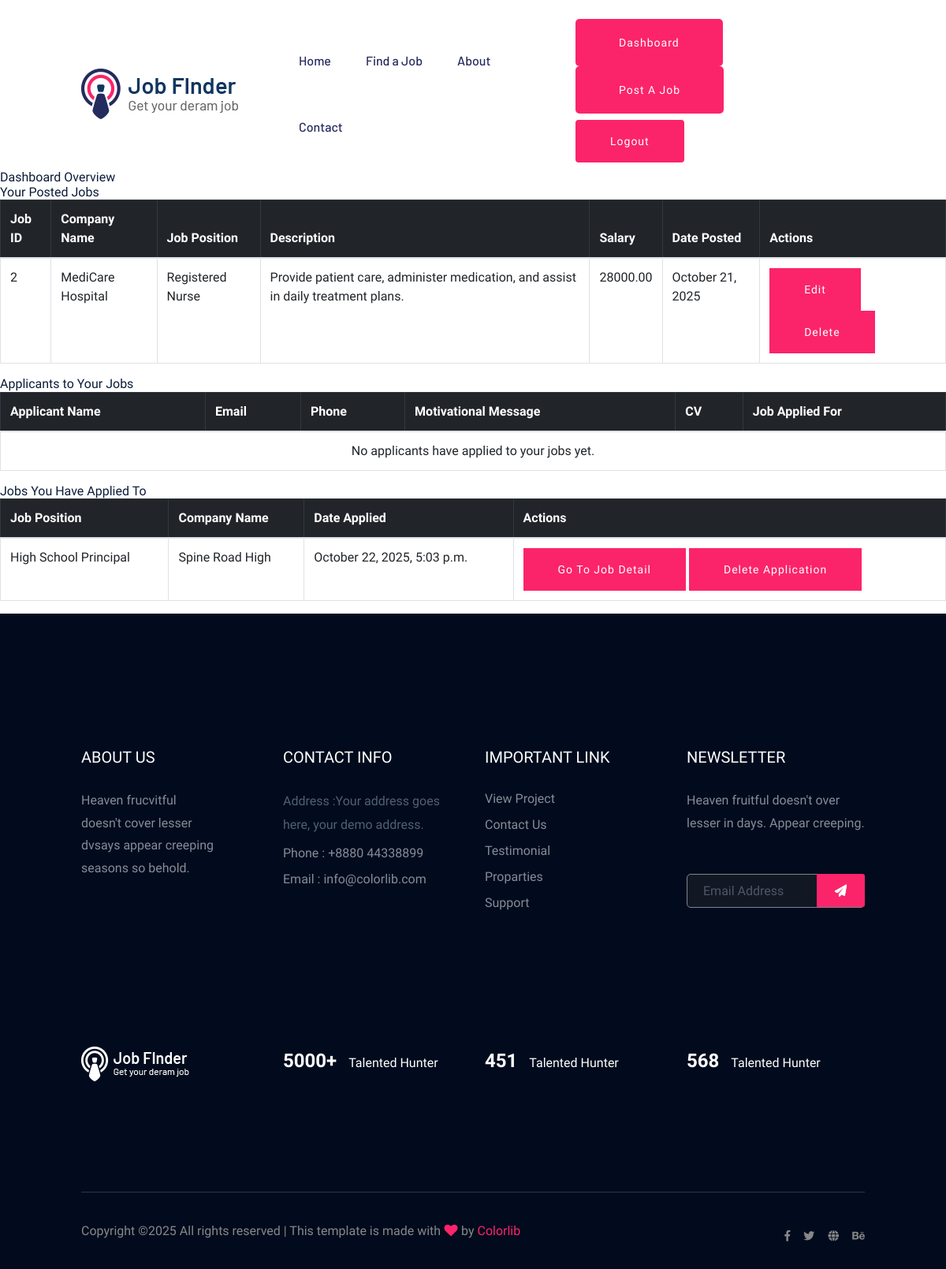
The app's page /applicant/dashboard/ (signed in) with its own data.
### Dashboard/models.py (models this page shows, shortened)
class Job(models.Model):
    JOB_CATEGORIES = [
    ('Healthcare','Healthcare'),
    ('Education','Education'),
    ('IT & Software','IT & Software'),
]
    JOB_NATURE_CHOICES = [
        ('Full Time','Full Time'),
        ('Part Time','Part Time'),
        ('Remote','Remote'),
        ('Freelance','Freelance'),
    ]
    category = models.CharField(max_length=50, choices=JOB_CATEGORIES, blank=True, null=True)
    job_position = models.CharField(max_length=255)
    description = models.TextField(max_length=600)
    salary = models.DecimalField(max_digits=10, decimal_places=2)
    date_posted = models.DateField(auto_now_add=True)
    company_name = models.CharField(max_length=255)
    city_location = models.CharField(max_length=255, blank=True, null=True)
    vacancy = models.PositiveIntegerField(default=1)
    job_nature = models.CharField(max_length=20,choices=JOB_NATURE_CHOICES, blank=True, null=True)
    application_deadline = models.DateField(blank=True, null=True)
    company_description = models.TextField(blank=True, null=True)
    website = models.URLField(blank=True, null=True)
    company_email = models.EmailField(blank=True, null=True)
    skills = models.TextField(blank=True, null=True, help_text ="Comma-seperated list of skills")
    experience = models.TextField(blank=True, null=True, help_text ="Comma-seperated list of skills")
    posted_by = models.ForeignKey(User, on_delete=models.CASCADE,  blank=True, null=True)
    is_filled = models.BooleanField(default=False)

### employee/models.py (models this page shows, shortened)
class JobApplication(models.Model):
    job = models.ForeignKey('Dashboard.Job', on_delete=models.CASCADE, related_name='employee_applications')
    applicant = models.ForeignKey(User, on_delete=models.CASCADE)  # many-to-one relationship.Links a job application to the user who applied.
    full_name = models.CharField(max_length=255)
    email = models.EmailField()
    phone = models.CharField(max_length=20)
    motivational = models.TextField(blank=True, null=True)
    curriculum_vitae = models.FileField(upload_to='cvs/')
    created_at = models.DateTimeField(auto_now_add=True)
    class Meta:
        unique_together = ('job', 'applicant')  # prevent duplicate applications

### employee/views.py (the view)
# urls.py: path('', views.dashboard_overview, name='overview'),  # dashboard homepage with all tables
@login_required
def dashboard(request):
    user = request.user
    my_jobs = Job.objects.filter(posted_by=user)
    applicants = JobApplication.objects.filter(job__in=my_jobs)
    applied_jobs = JobApplication.objects.filter(applicant=user)
    context = {
        'my_jobs': my_jobs,
        'applicants': applicants,
        'applied_jobs': applied_jobs,
    }
    return render(request, 'dashboard/overview.html', context)

### Dashboard/templates/dashboard/overview.html (shortened to what this page needs)
{% extends "base.html" %}
{% block content %}
<h2>Dashboard Overview</h2>
<h3>Your Posted Jobs</h3>
<table class="table table-bordered">
  <thead class="table-dark">
    <tr>
      <th>Job ID</th>
      <th>Company Name</th>
      <th>Job Position</th>
      <th>Description</th>
      <th>Salary</th>
      <th>Date Posted</th>
      <th>Actions</th>
    </tr>
  </thead>
  <tbody>
    {% if my_jobs %}
      {% for job in my_jobs %}
        <tr>
          <td>{{ job.id }}</td>
          <td>{{ job.company_name }}</td>
          <td>{{ job.job_position }}</td>
          <td>{{ job.description }}</td>
          <td>{{ job.salary }}</td>
          <td>{{ job.date_posted|date:"F j, Y" }}</td>
          <td>
            <a href="{% url 'dashboard:update' pk=job.id %}" class="btn btn-success btn-sm">Edit</a>
            <form action="{% url 'dashboard:delete' pk=job.id %}" method="POST" style="display:inline;">
              <button type="submit" class="btn btn-danger btn-sm" onclick="return confirm('Are you sure you want to delete this job?');">Delete</button>
            </form>
          </td>
        </tr>
      {% endfor %}
    {% else %}
      <tr>
        <td colspan="7" class="text-center">You haven't posted any jobs yet.</td>
      </tr>
    {% endif %}
  </tbody>
</table>
<h3>Applicants to Your Jobs</h3>
<table class="table table-bordered">
  <thead class="table-dark">
    <tr>
      <th>Applicant Name</th>
      <th>Email</th>
      <th>Phone</th>
      <th>Motivational Message</th>
      <th>CV</th>
      <th>Job Applied For</th>
    </tr>
  </thead>
  <tbody>
    {% if applicants %}
      {% for app in applicants %}
        <tr>
          <td>{{ app.full_name }}</td>
          <td>{{ app.email }}</td>
          <td>{{ app.phone }}</td>
          <td>{{ app.motivational|linebreaks }}</td>
          <td>
            {% if app.curriculum_vitae %}
              <a href="{{ app.curriculum_vitae.url }}" target="_blank" download>Download CV</a>
            {% else %}
              N/A
            {% endif %}
          </td>
          <td>{{ app.job.job_position }} at {{ app.job.company_name }}</td>
        </tr>
      {% endfor %}
    {% else %}
      <tr>
        <td colspan="6" class="text-center">No applicants have applied to your jobs yet.</td>
      </tr>
    {% endif %}
  </tbody>
</table>
<h3>Jobs You Have Applied To</h3>
<table class="table table-bordered">
  <thead class="table-dark">
    <tr>
      <th>Job Position</th>
      <th>Company Name</th>
      <th>Date Applied</th>
      <th>Actions</th>
    </tr>
  </thead>
  <tbody>
    {% if applied_jobs %}
      {% for app in applied_jobs %}
        <tr>
          <td>{{ app.job.job_position }}</td>
          <td>{{ app.job.company_name }}</td>
          <td>{{ app.created_at|date:"F j, Y, g:i a" }}</td>
          <td>
            <a href="{% url 'item:detail' pk=app.job.id %}" class="btn btn-warning btn-sm">Go to Job Detail</a>
            <form action="{% url 'dashboard:delete_application' pk=app.id %}" method="POST" style="display:inline;">
              <button type="submit" class="btn btn-danger btn-sm" onclick="return confirm('Are you sure you want to withdraw this application?');">Delete Application</button>
            </form>
          </td>
        </tr>
      {% endfor %}
    {% else %}
      <tr>
        <td colspan="4" class="text-center">You have not applied to any jobs yet.</td>
      </tr>
    {% endif %}
  </tbody>
</table>
{% endblock %}

### records on screen
Job: id "2", company_name "MediCare Hospital", job_position "Registered Nurse", description "Provide patient care, administer medication, and assist in daily treatment plans.", salary "28000.00", date_posted "October 21, 2025"
JobApplication: job.job_position "High School Principal", job.company_name "Spine Road High", created_at "October 22, 2025, 5:03 p.m."
